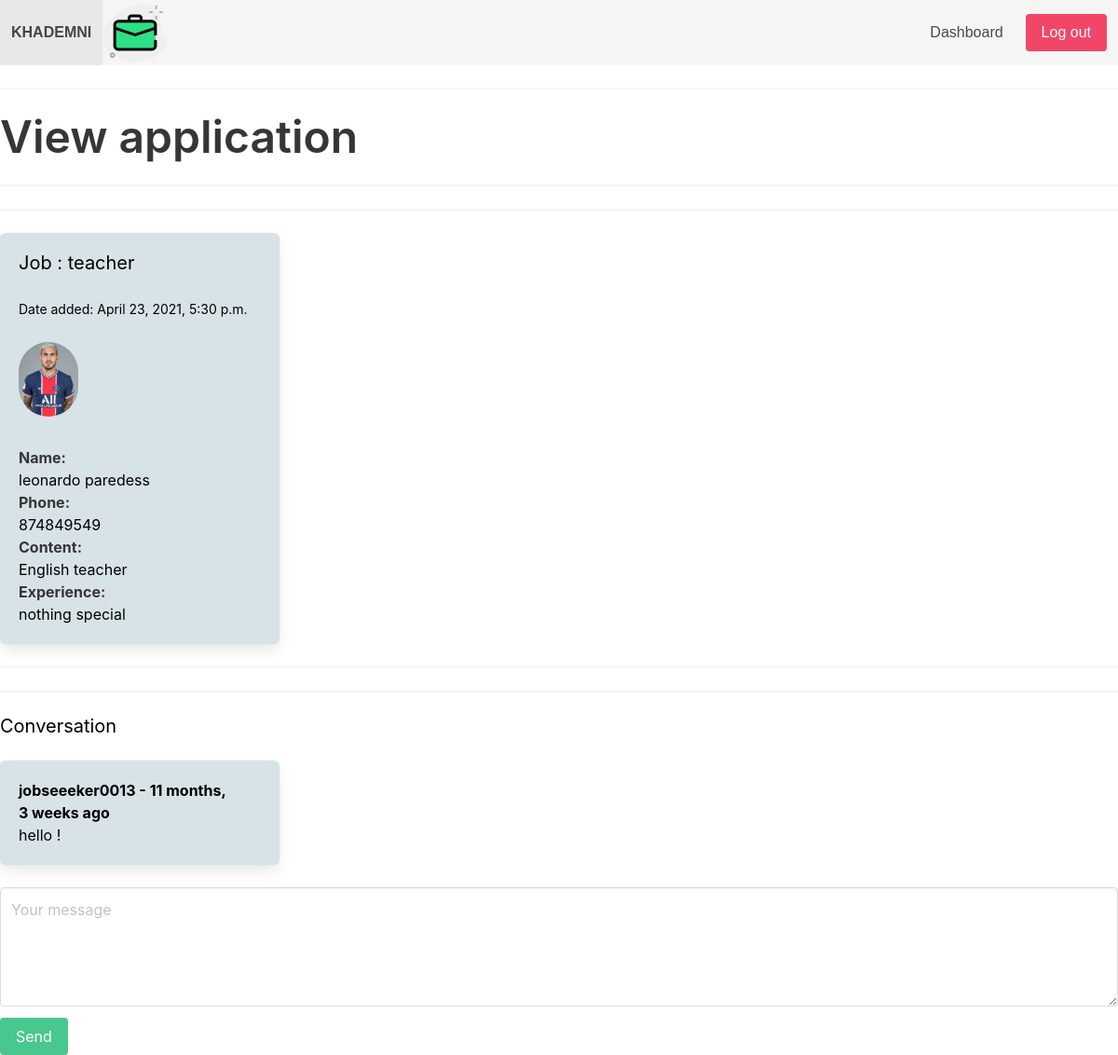
/dashboard/application/20/ (signed in), run on the app's committed database.
### jobs/models.py (models this page shows, shortened)
class Application(models.Model):
    job = models.ForeignKey(Job ,related_name='applications', on_delete=models.CASCADE)
    content = models.TextField()
    experience = models.TextField()
    created_by = models.ForeignKey(User, related_name='applications', on_delete=models.CASCADE)
    created_at = models.DateTimeField(auto_now_add=True)
    full_name = models.CharField(max_length=50)
    phone_number = models.CharField(max_length=10)
    image = models.ImageField(upload_to='Jobseeker')

class Job(models.Model):
    title = models.CharField(max_length=255)
    show_description = models.TextField()
    long_desctiption = models.TextField(blank=True , null=True)
    created_by = models.ForeignKey(User, related_name='jobs', on_delete=models.CASCADE)
    created_at = models.DateTimeField(auto_now_add=True)
    change_at = models.DateTimeField(auto_now=True)

### userprofile/models.py (models this page shows)
class ConversationMessage(models.Model):
    application=models.ForeignKey(Application,related_name='conversationmessages', on_delete=models.CASCADE)
    content = models.TextField()
    created_by = models.ForeignKey(User,related_name='conversationmessages', on_delete=models.CASCADE)
    created_at = models.DateTimeField(auto_now_add=True)
    class Meta:
        ordering = ['created_at']

### userprofile/views.py (the view)
# urls.py: path('application/<int:application_id>/', views.view_application, name= 'view_application'),
@login_required
def view_application(request, application_id):
        if request.user.userprofile.is_employer:
            application =get_object_or_404(Application,pk=application_id ,job__created_by= request.user)
        else :
         application =get_object_or_404(Application,pk=application_id ,created_by= request.user)
        if request.method == 'POST':
            content = request.POST.get('content')
            if content :
                conversationmessage = ConversationMessage.objects.create(application= application , content= content ,created_by = request.user)
                return redirect('view_application', application_id= application_id)
        context={'application': application }
        return render(request, 'userprofile/view_application.html', context)

### userprofile/templates/userprofile/view_application.html (shortened to what this page needs)
{% extends 'core/base.html' %}
{% load static %}
{% block content %}
<hr>
<p class="title is-1 is-spaced"> View application</p>
<hr>
<hr>
        <div class="box">
        <div>
        <h2 class="subtitle"> Job : {{ application.job.title }}</h2>
        <small>Date added: {{ application.created_at }}</small>
        </div>
<br>
            {% if application.image %}
            <figure class="image is-64x64">
             <img class="is-rounded"   src="{{ application.image.url}}" alt="connect">
            </figure>
            {% else %}
                no image
            {% endif %}
<br><br>
    <p><strong>Name: </strong><br>{{ application.full_name }}</p>
    <p><strong>Phone: </strong><br>{{ application.phone_number }}</p>
    <p><strong>Content: </strong><br>{{ application.content }}</p>
    <p><strong>Experience: </strong><br>{{ application.experience }}</p>
        </div>
<hr>
<hr>
    <h2 class="subtitle">Conversation</h2>
 {% for message in application.conversationmessages.all %}
<div class="box">
  <b>{{ message.created_by.username }} - {{ message.created_at|timesince }} ago</b><br>
            {{ message.content }}
</div>
    {% empty %}
        <p>No messages yet...</p>
        <hr>
    {% endfor %}
    <form method="post" action=".">
        <div class="field">
            <div class="control">
                <textarea class="textarea" placeholder="Your message" name="content" id="id_content"></textarea>
            </div>
        </div>
        <div class="field">
            <div class="control">
                <button class="button is-success">Send</button>
            </div>
        </div>
    </form>
{% endblock %}

### core/templates/core/base.html (style rules this page uses)
.box { color ; red; }

### userprofile/templates/userprofile/view_application.html (style rules this page uses)
.box { width: 300px; color: black; background-color: #d8e3e7; }
.subtitle { color: black; }
.field { color: black; }

### data on the page
Application: job "teacher", created_at "April 23, 2021, 5:30 p.m.", image (picture), full_name "leonardo paredess", phone_number "874849549", content "English teacher", experience "nothing special"
ConversationMessage: created_by.username "jobseeeker0013", created_at "11 months, 3 weeks", content "hello !"
